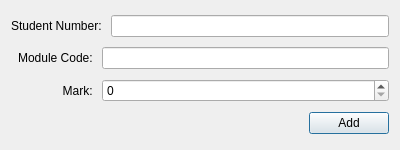
<?xml version="1.0" encoding="UTF-8"?>
<ui version="4.0">
 <class>GetStudent</class>
 <widget class="QDialog" name="GetStudent">
  <property name="geometry">
   <rect>
    <x>0</x>
    <y>0</y>
    <width>400</width>
    <height>150</height>
   </rect>
  </property>
  <property name="minimumSize">
   <size>
    <width>0</width>
    <height>150</height>
   </size>
  </property>
  <property name="windowTitle">
   <string>GetStudentApp</string>
  </property>
  <layout class="QVBoxLayout" name="verticalLayout">
   <item>
    <layout class="QHBoxLayout" name="horizontalLayout">
     <item>
      <widget class="QLabel" name="studentLabel">
       <property name="text">
        <string>Student Number: </string>
       </property>
      </widget>
     </item>
     <item>
      <widget class="QLineEdit" name="studentNumber">
       <property name="inputMask">
        <string/>
       </property>
      </widget>
     </item>
    </layout>
   </item>
   <item>
    <layout class="QHBoxLayout" name="horizontalLayout_2">
     <item alignment="Qt::AlignRight">
      <widget class="QLabel" name="moduleLabel">
       <property name="minimumSize">
        <size>
         <width>85</width>
         <height>0</height>
        </size>
       </property>
       <property name="text">
        <string>Module Code: </string>
       </property>
       <property name="alignment">
        <set>Qt::AlignRight|Qt::AlignTrailing|Qt::AlignVCenter</set>
       </property>
      </widget>
     </item>
     <item>
      <widget class="QLineEdit" name="moduleCode"/>
     </item>
    </layout>
   </item>
   <item>
    <layout class="QHBoxLayout" name="horizontalLayout_3">
     <item alignment="Qt::AlignRight">
      <widget class="QLabel" name="markLabel">
       <property name="minimumSize">
        <size>
         <width>85</width>
         <height>0</height>
        </size>
       </property>
       <property name="text">
        <string>Mark: </string>
       </property>
       <property name="alignment">
        <set>Qt::AlignRight|Qt::AlignTrailing|Qt::AlignVCenter</set>
       </property>
      </widget>
     </item>
     <item>
      <widget class="QSpinBox" name="mark">
       <property name="sizePolicy">
        <sizepolicy hsizetype="Expanding" vsizetype="Fixed">
         <horstretch>0</horstretch>
         <verstretch>0</verstretch>
        </sizepolicy>
       </property>
      </widget>
     </item>
    </layout>
   </item>
   <item alignment="Qt::AlignRight">
    <widget class="QPushButton" name="addButton">
     <property name="sizePolicy">
      <sizepolicy hsizetype="Fixed" vsizetype="Fixed">
       <horstretch>0</horstretch>
       <verstretch>0</verstretch>
      </sizepolicy>
     </property>
     <property name="text">
      <string>Add</string>
     </property>
    </widget>
   </item>
  </layout>
 </widget>
 <layoutdefault spacing="6" margin="11"/>
 <resources/>
 <connections/>
</ui>
